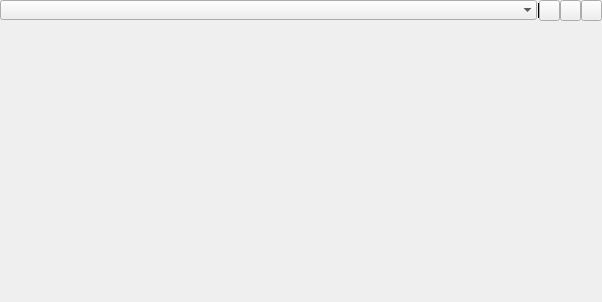
<?xml version="1.0" encoding="UTF-8"?>
<ui version="4.0">
 <class>WorkSpaceUI</class>
 <widget class="QWidget" name="WorkSpaceUI">
  <property name="windowModality">
   <enum>Qt::NonModal</enum>
  </property>
  <property name="geometry">
   <rect>
    <x>0</x>
    <y>0</y>
    <width>602</width>
    <height>302</height>
   </rect>
  </property>
  <property name="sizePolicy">
   <sizepolicy hsizetype="Preferred" vsizetype="Preferred">
    <horstretch>0</horstretch>
    <verstretch>0</verstretch>
   </sizepolicy>
  </property>
  <property name="windowTitle">
   <string>WorckSpaceUI</string>
  </property>
  <layout class="QGridLayout" name="gridLayout_2">
   <property name="leftMargin">
    <number>0</number>
   </property>
   <property name="topMargin">
    <number>0</number>
   </property>
   <property name="rightMargin">
    <number>0</number>
   </property>
   <property name="bottomMargin">
    <number>0</number>
   </property>
   <property name="spacing">
    <number>0</number>
   </property>
   <item row="0" column="0">
    <layout class="QHBoxLayout" name="horizontalLayout">
     <property name="spacing">
      <number>0</number>
     </property>
     <property name="sizeConstraint">
      <enum>QLayout::SetDefaultConstraint</enum>
     </property>
     <item>
      <widget class="QComboBox" name="m_cBView">
       <property name="editable">
        <bool>false</bool>
       </property>
       <property name="maxCount">
        <number>20</number>
       </property>
       <property name="insertPolicy">
        <enum>QComboBox::InsertAtBottom</enum>
       </property>
       <property name="frame">
        <bool>false</bool>
       </property>
       <property name="modelColumn">
        <number>0</number>
       </property>
      </widget>
     </item>
     <item>
      <widget class="Line" name="line">
       <property name="windowModality">
        <enum>Qt::ApplicationModal</enum>
       </property>
       <property name="sizePolicy">
        <sizepolicy hsizetype="Fixed" vsizetype="Fixed">
         <horstretch>0</horstretch>
         <verstretch>0</verstretch>
        </sizepolicy>
       </property>
       <property name="minimumSize">
        <size>
         <width>2</width>
         <height>15</height>
        </size>
       </property>
       <property name="maximumSize">
        <size>
         <width>2</width>
         <height>15</height>
        </size>
       </property>
       <property name="font">
        <font>
         <kerning>true</kerning>
        </font>
       </property>
       <property name="frameShadow">
        <enum>QFrame::Plain</enum>
       </property>
       <property name="lineWidth">
        <number>1</number>
       </property>
       <property name="orientation">
        <enum>Qt::Vertical</enum>
       </property>
      </widget>
     </item>
     <item>
      <widget class="QPushButton" name="m_pB1">
       <property name="sizePolicy">
        <sizepolicy hsizetype="Fixed" vsizetype="Fixed">
         <horstretch>0</horstretch>
         <verstretch>0</verstretch>
        </sizepolicy>
       </property>
       <property name="minimumSize">
        <size>
         <width>21</width>
         <height>21</height>
        </size>
       </property>
       <property name="maximumSize">
        <size>
         <width>21</width>
         <height>21</height>
        </size>
       </property>
       <property name="text">
        <string extracomment="Настроить"/>
       </property>
       <property name="autoDefault">
        <bool>true</bool>
       </property>
      </widget>
     </item>
     <item>
      <widget class="QPushButton" name="m_pB2">
       <property name="sizePolicy">
        <sizepolicy hsizetype="Fixed" vsizetype="Fixed">
         <horstretch>0</horstretch>
         <verstretch>0</verstretch>
        </sizepolicy>
       </property>
       <property name="minimumSize">
        <size>
         <width>21</width>
         <height>21</height>
        </size>
       </property>
       <property name="maximumSize">
        <size>
         <width>21</width>
         <height>21</height>
        </size>
       </property>
       <property name="text">
        <string extracomment="Закрыть окно"/>
       </property>
       <property name="autoDefault">
        <bool>true</bool>
       </property>
      </widget>
     </item>
     <item>
      <widget class="QPushButton" name="m_pB3">
       <property name="sizePolicy">
        <sizepolicy hsizetype="Fixed" vsizetype="Fixed">
         <horstretch>0</horstretch>
         <verstretch>0</verstretch>
        </sizepolicy>
       </property>
       <property name="minimumSize">
        <size>
         <width>21</width>
         <height>21</height>
        </size>
       </property>
       <property name="maximumSize">
        <size>
         <width>21</width>
         <height>21</height>
        </size>
       </property>
       <property name="text">
        <string extracomment="Разделить"/>
       </property>
       <property name="autoDefault">
        <bool>true</bool>
       </property>
      </widget>
     </item>
    </layout>
   </item>
   <item row="1" column="0">
    <widget class="QWidget" name="m_widget" native="true"/>
   </item>
  </layout>
 </widget>
 <resources/>
 <connections/>
</ui>
